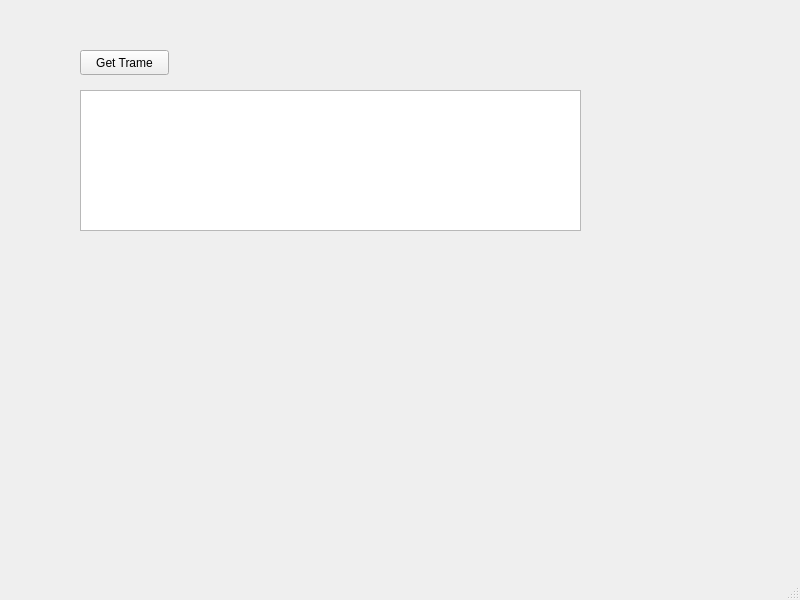
<?xml version="1.0" encoding="UTF-8"?>
<ui version="4.0">
 <class>MainWindow</class>
 <widget class="QMainWindow" name="MainWindow">
  <property name="geometry">
   <rect>
    <x>0</x>
    <y>0</y>
    <width>800</width>
    <height>600</height>
   </rect>
  </property>
  <property name="windowTitle">
   <string>MainWindow</string>
  </property>
  <widget class="QWidget" name="centralwidget">
   <widget class="QPushButton" name="trameButton">
    <property name="geometry">
     <rect>
      <x>80</x>
      <y>50</y>
      <width>89</width>
      <height>25</height>
     </rect>
    </property>
    <property name="text">
     <string>Get Trame</string>
    </property>
   </widget>
   <widget class="QPlainTextEdit" name="trameResultat">
    <property name="geometry">
     <rect>
      <x>80</x>
      <y>90</y>
      <width>501</width>
      <height>141</height>
     </rect>
    </property>
   </widget>
  </widget>
  <widget class="QMenuBar" name="menubar">
   <property name="geometry">
    <rect>
     <x>0</x>
     <y>0</y>
     <width>800</width>
     <height>22</height>
    </rect>
   </property>
  </widget>
  <widget class="QStatusBar" name="statusbar"/>
 </widget>
 <resources/>
 <connections/>
</ui>
